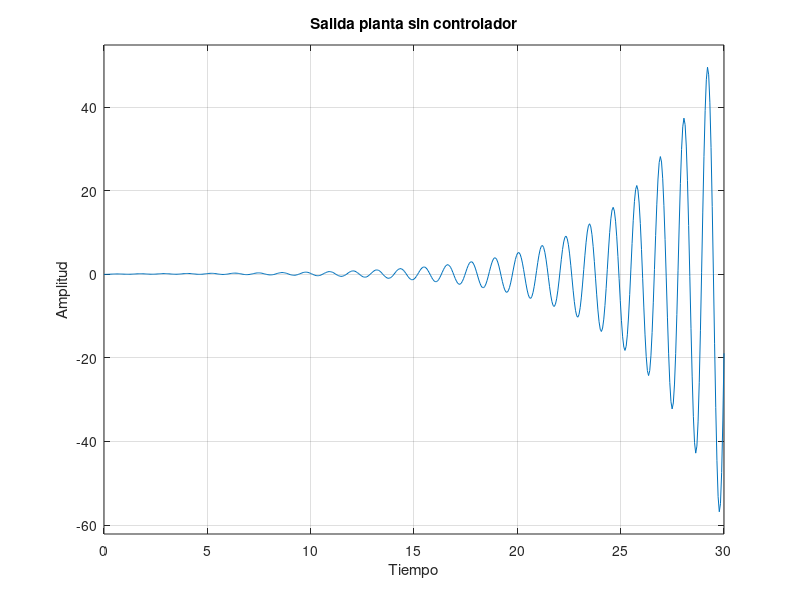
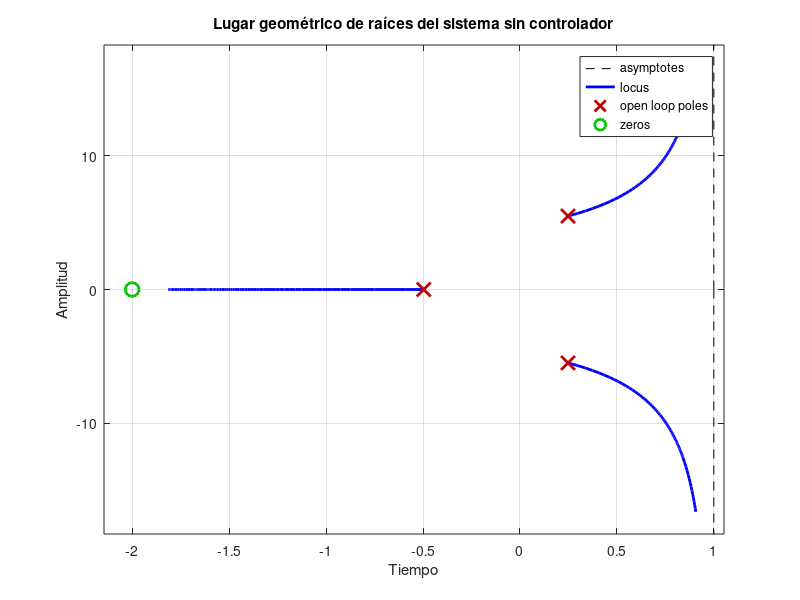

MATLAB code for these plots, in order: (Note: this script raises an error after producing the figures.)
clc;
clear all 
%%PARCIAL FINAL (SIMULACRO)
%%Ingresa funcion de transderencia. 
comp=tf('s');

num=[1 2];
den=[1 0 30 15];

fdt=tf(num,den)
% Graficar la respuesta al escalón de la función de transferencia
figure;
step(fdt);
title('Salida planta sin controlador');
xlabel('Tiempo');
ylabel('Amplitud');
% Cálculo del lugar geométrico de raíces del sistema
figure;
rlocus(fdt);
title('Lugar geométrico de raíces del sistema sin controlador');
xlabel('Tiempo');
ylabel('Amplitud');
%%Espacios de estado
[matrizA,matrizB,matrizC,matrizD] = tf2ss(num,den);
A=matrizA
B=matrizB
C=matrizC
D=matrizD
%%%%%%%Determinacion de controlabilidad y observabilidad%%%%%%
M=[B,A-B,A^2*B]
N=[C;C*A;C*A^2]
n=rank(A)
RM= rank(M)
RN= rank(N)
if RM==n
    controlable=1
else
    controlable=0
end
if RN==n
    observable=1
else
    observable=0
end
%%%%%% a %%%%%%%%
%% PID Discreto de OSHOL =10%
Gct1 = pidtune(fdt,'PID') %Usar pidtool
Hd = c2d(fdt,0.0001,'foh')
step(fdt,'-r',Hd,'b')
